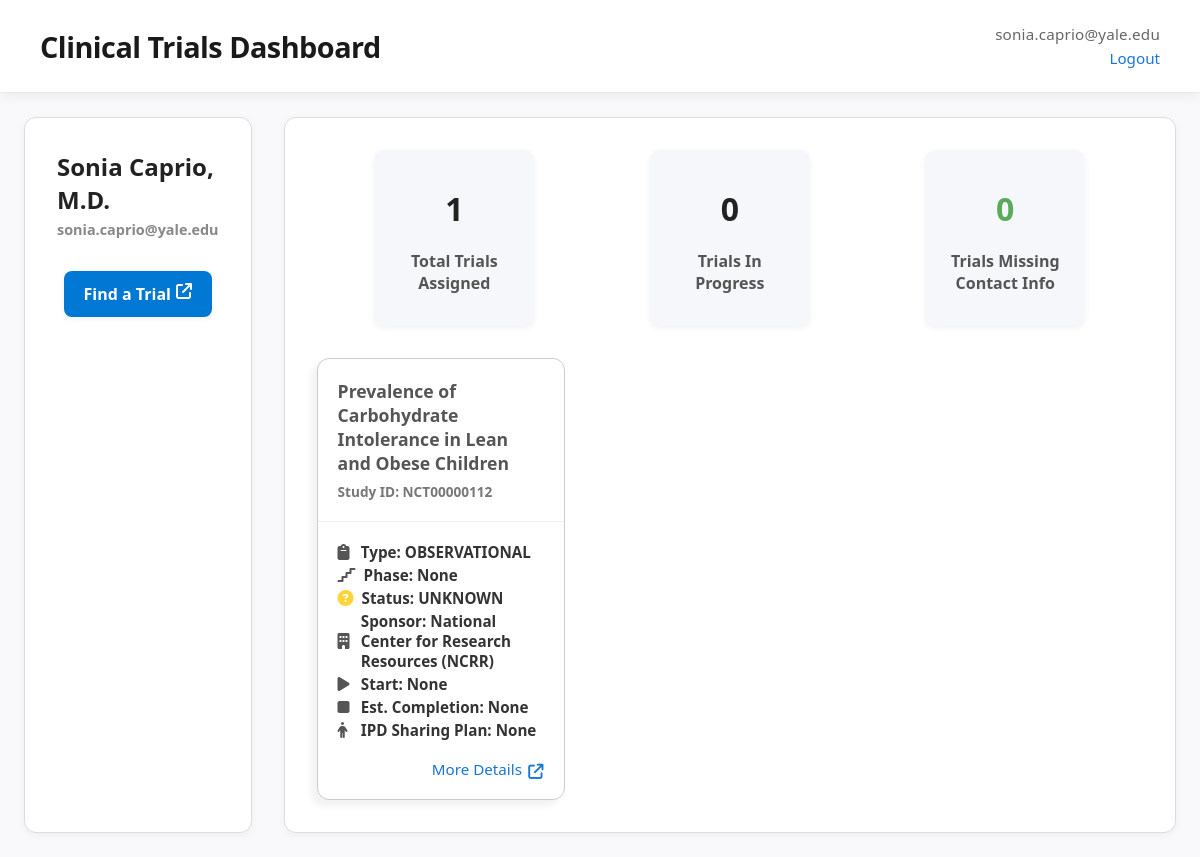
The page /dashboard/ (signed in) on the database its author committed.
### dashboard/models.py (models this page shows, shortened)
class DashboardUser(models.Model):
    user = models.OneToOneField(User, on_delete=models.CASCADE)
    full_name = models.CharField(max_length=255, blank=True)
    trials = models.JSONField(default=list)
    total_trials = models.IntegerField(default=0)
    trials_inprogress = models.IntegerField(default=0)
    trials_missingcontact = models.IntegerField(default=0)

### dashboard/views.py (the view)
# urls.py: path('dashboard/', views.dashboard_view, name='dashboard'),
@login_required
def dashboard_view(request):
    dashboard_user = DashboardUser.objects.get(user=request.user)
    return render(request, 'dashboard/dashboard.html', {
        'dashboard_user': dashboard_user,
        'trials': dashboard_user.trials
    })

### templates/dashboard/dashboard.html (shortened to what this page needs)
{% extends "base.html" %} {% load static %} {% block content %}
<link rel="stylesheet" href="{% static 'dashboard/dashboard.css' %}" />
<div class="dashboard top-level">
	<div class="dashboard sidebar">
		<div class="dashboard user-info">
			<h1 id="full-name">{{ dashboard_user.full_name }}</h1>
			<h4 class="label">{{ user.username }}</h4>
		</div>
		<div class="dashboard button-group">
			<a
				href="https://clinicaltrials.gov/"
				target="_blank"
				rel="noopener noreferrer"
				id="view-all-trials"
				class="dashboard all trials"
				><div class="dashboard find-trial-container">
					Find a Trial<i
						style="color: white"
						class="fa-solid fa-arrow-up-right-from-square"
					></i></div
			></a>
		</div>
	</div>
	<div class="dashboard right-box">
		<div class="dashboard trial-counts-container">
			<div class="dashboard trial-counts">
				<h1 class="dashboard trial-count">{{ dashboard_user.total_trials }}</h1>
				<h3>Total Trials Assigned</h3>
			</div>
			<div class="dashboard trial-counts">
				<h1 class="dashboard trial-count">{{ dashboard_user.trials_inprogress }}</h1>
				<h3>Trials In Progress</h3>
			</div>
			<div class="dashboard trial-counts">
				{% if dashboard_user.trials_missingcontact > 0 %}
				<h1 class="dashboard trial-count" style="color: #ff0000a3">
					{{dashboard_user.trials_missingcontact }}
				</h1>
				{% else %}
				<h1 class="dashboard trial-count" style="color: #008000a3">
					{{dashboard_user.trials_missingcontact }}
				</h1>
				{% endif %}
				<h3>Trials Missing Contact Info</h3>
			</div>
		</div>
		<div class="dashboard trial-tiles">
			{% for trial in dashboard_user.trials %}
			<div class="dashboard trial-tile">
				<div class="dashboard trial-tile-top">
					<h3 class="dashboard trial-tile-info-title">{{ trial.brief_title }}</h3>
					<h5 class="dashboard trial-tile-info">Study ID: {{ trial.nct_id }}</h5>
				</div>
				<div class="line"></div>
				<div class="dashboard trial-tile-bottom">
					<div class="dashboard trial-tile-icon-container">
						<i class="fa-solid fa-clipboard"></i>
						<h4 class="dashboard trial-tile-info">Type: {{ trial.study_type }}</h4>
					</div>
					<div class="dashboard trial-tile-icon-container">
						<i class="fa-solid fa-stairs"></i>
						<h4 class="dashboard trial-tile-info">Phase: {{ trial.phase }}</h4>
					</div>
					<div class="dashboard trial-tile-icon-container">
						{% if trial.overall_status == "UNKNOWN" %}
						<i class="fa-solid fa-circle-question" style="color: #ffd43b"></i>
						{% else %}
						<i class="fa-solid fa-circle-check" style="color: green"></i>
						{% endif %}
						<div class="dashboard trial-status-info">
							<h4 class="dashboard trial-tile-info">
								Status: {{ trial.overall_status }}
							</h4>
						</div>
					</div>
					<div class="dashboard trial-tile-icon-container">
						<i class="fa-solid fa-building"></i>
						<h4 class="dashboard trial-tile-info">
							Sponsor: {{ trial.sponsor_organization }}
						</h4>
					</div>
					<div class="dashboard trial-tile-icon-container">
						<i class="fa-solid fa-play"></i>
						<h4 class="dashboard trial-tile-info">Start: {{ trial.start_date }}</h4>
					</div>
					<div class="dashboard trial-tile-icon-container">
						<i class="fa-solid fa-stop"></i>
						<h4 class="dashboard trial-tile-info">
							Est. Completion: {{ trial.completion_date }}
						</h4>
					</div>
					<div class="dashboard trial-tile-icon-container">
						<i class="fa-solid fa-person"></i>
						<h4 class="dashboard trial-tile-info">
							IPD Sharing Plan: {{ trial.plan_to_share_ipd }}
						</h4>
					</div>
					<a
						href="https://clinicaltrials.gov/study/{{ trial.nct_id}}"
						target="_blank"
						class="dashboard more-details"
						>More Details<i
							style="color: #1976d2"
							class="fa-solid fa-arrow-up-right-from-square"
						></i
					></a>
				</div>
			</div>
			{% endfor %}
		</div>
	</div>
	{% endblock %}

### templates/base.html (shortened to what this page needs)
<!DOCTYPE html>
{% load static %}
<html>
	<head>
		<link rel="stylesheet" href="{% static 'dashboard/base.css' %}" />
	</head>
	<body>
		{% if user.is_authenticated %}
		<div class="base top-strip">
			<h1 class="base title">Clinical Trials Dashboard</h1>
			<div class="base account-info">
				<p class="base account-username">{{ user.username }}</p>
				<a href="{% url 'logout' %}">Logout</a>
			</div>
		</div>
		{% endif %} {% block content %} {% endblock %}
	</body>
</html>

### dashboard/static/dashboard/base.css (style rules this page uses)
div.base.top-strip { display: flex; flex-direction: row; justify-content: space-between; align-items: center; padding: 1.5rem 2.5rem; background-color: #ffffff; box-shadow: 0 4px 10px rgba(0, 0, 0, 0.05); border-bottom: 1px solid #eaeaea; position: sticky; top: 0; z-index: 1000; }
div.base.account-info { display: flex; flex-direction: column; align-items: flex-end; gap: 4px; font-size: 0.95rem; color: #444; font-weight: 400; }
p.base.account-username { margin: 0; padding: 0; color: #666; font-weight: 500; letter-spacing: 0.2px; }
a { color: #1976d2; text-decoration: none; transition: color 0.2s ease, transform 0.2s ease; font-weight: 500; }
h1.base.title { margin: 0; padding: 0; font-weight: 600; font-size: 1.8rem; color: #1a1a1a; letter-spacing: -0.5px; }
body { margin: 0; padding: 0; font-family: "Inter", "Segoe UI", Tahoma, Geneva, Verdana, sans-serif; background-color: #f9f9fb; color: #222; }

### dashboard/static/dashboard/dashboard.css (style rules this page uses)
* { font-family: "Segoe UI", sans-serif; box-sizing: border-box; }
div.dashboard.top-level { display: flex; flex-direction: row; width: 100%; gap: 2rem; padding: 2%; }
div.dashboard.sidebar { display: flex; flex-direction: column; width: 20%; padding: 2rem; gap: 2rem; border-radius: 12px; border: 1px solid #ddd; box-shadow: 0 2px 8px rgba(0, 0, 0, 0.05); background-color: #fff; }
div.dashboard.button-group { display: flex; flex-direction: column; gap: 0.75rem; }
div.dashboard.button-group button, div.dashboard.find-trial-container { display: flex; background-color: #0078d4; color: #fff; border: none; border-radius: 8px; padding: 0.75rem 1.25rem; cursor: pointer; font-size: 1rem; transition: background-color 0.3s, transform 0.2s; box-shadow: 0 2px 6px rgba(0, 0, 0, 0.05); gap: 5px; }
a#view-all-trials { display: flex; align-items: center; justify-content: center; gap: 0.5rem; color: #fff; font-weight: bold; text-decoration: none; }
div.dashboard.user-info { display: flex; flex-direction: column; gap: 0.25rem; }
h4.label { color: #888; margin: 0; font-size: 0.9rem; }
h1#full-name { font-size: 1.5rem; font-weight: 600; margin: 0; }
div.dashboard.right-box { width: 80%; padding: 2rem; border-radius: 12px; background-color: #fff; border: 1px solid #ddd; box-shadow: 0 2px 8px rgba(0, 0, 0, 0.05); display: flex; flex-direction: column; gap: 2rem; }
div.dashboard.trial-counts-container { display: flex; justify-content: space-around; }
div.dashboard.trial-counts { display: flex; flex-direction: column; align-items: center; text-align: center; padding: 1rem; border-radius: 10px; width: 160px; background-color: #f5f7fa; box-shadow: 0 2px 6px rgba(0, 0, 0, 0.06); transition: transform 0.2s ease; }
h1.dashboard.trial-count { font-size: 2rem; font-weight: bold; margin-bottom: 0.25rem; }
h3 { font-size: 1rem; color: #555; }
div.dashboard.trial-tiles { display: flex; flex-wrap: wrap; gap: 2rem; flex-direction: row; }
div.dashboard.trial-tile { display: flex; flex-direction: column; width: 30%; border: 0.25px solid #ccc; border-radius: 12px; background-color: #fff; box-shadow: -6px 6px 6px rgba(0, 0, 0, 0.05); transition: transform 0.2s ease; }
div.dashboard.trial-tile-top, div.dashboard.trial-tile-bottom { display: flex; flex-direction: column; padding: 20px; gap: 3px; height: 100%; }
div.line { border-top: 1px solid #eee; }
h3.dashboard.trial-tile-info-title { font-size: 1.1rem; font-weight: bold; margin: 0; margin-bottom: 0.25rem; }
h5.dashboard.trial-tile-info { color: #777; margin: 0; font-size: 0.85rem; }
div.dashboard.trial-tile-icon-container { display: flex; align-items: center; gap: 0.5rem; justify-content: start; }
div.dashboard.trial-tile-icon-container > i { flex: 1; }
div.dashboard.trial-tile-icon-container > h4, div.dashboard.trial-tile-icon-container > div { flex: 12; }
div.dashboard.trial-status-info { display: flex; flex-direction: column; }
h4.dashboard.trial-tile-info { font-size: 0.95rem; color: #333; margin: 0; }
a.dashboard.more-details { display: flex; align-items: flex-end; justify-content: flex-end; gap: 0.4rem; color: #1976d2; text-decoration: none; margin-top: 1rem; font-size: 0.95rem; }
i { color: #555; }

### rows shown on the page
DashboardUser: full_name "Sonia Caprio, M.D.", total_trials "1", trials_inprogress "0", trials_missingcontact "0"

### other values the page prints
{{ user.username }} "sonia.caprio@yale.edu"
{{ trial.brief_title }} "Prevalence of Carbohydrate Intolerance in Lean and Obese Children"
{{ trial.nct_id }} "NCT00000112"
{{ trial.study_type }} "OBSERVATIONAL"
{{ trial.phase }} "None"
{{ trial.overall_status }} "UNKNOWN"
{{ trial.sponsor_organization }} "National Center for Research Resources (NCRR)"
{{ trial.start_date }} "None"
{{ trial.completion_date }} "None"
{{ trial.plan_to_share_ipd }} "None"
